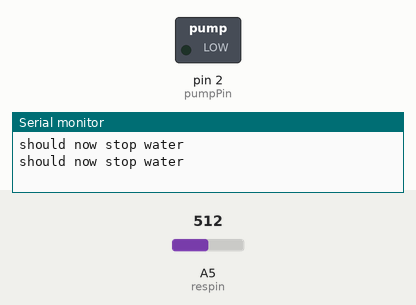
A sketch run on a simulated Arduino Uno, built with avr-gcc and run on an emulated ATmega328P. Shown: switched loads named in the sketch (green lamp = pin HIGH), the last lines printed to the serial monitor. The inputs (shaded band) are chosen by the test bench; at power-on: A5 (respin) = 512.

Above: at 1.8 s.
1.9 s: A5 (respin) set to 314
3.4 s: A5 (respin) set to 288
At 4.8 s:
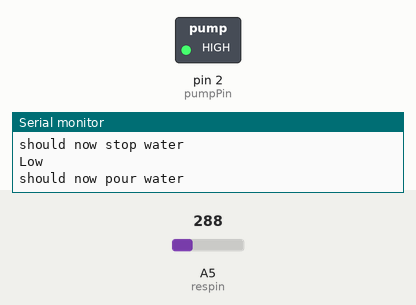
5.5 s: A5 (respin) set to 306
At 6.3 s:
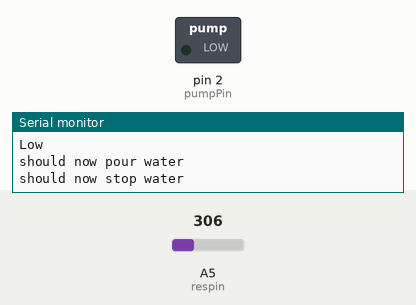
7.5 s: A5 (respin) set to 290
At 9.1 s:
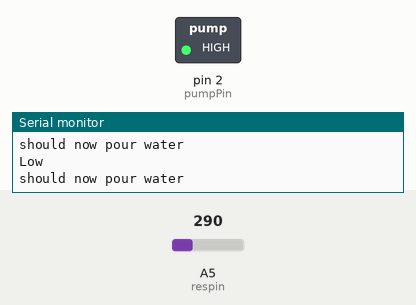
Timing chart, 0 to 10.5 s (numbered marks = the images above; inputs shaded):
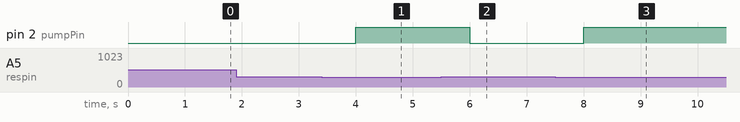

Measured:
- the behaviour switches between 301 and 300 on A5 (respin) (found by bisection; images 0 and 1)
- after the input at 3.4 s, pin 2 (pumpPin): LOW → HIGH after 0.60 s
- after the input at 5.5 s, pin 2 (pumpPin): HIGH → LOW after 0.50 s
- after the input at 7.5 s, pin 2 (pumpPin): LOW → HIGH after 0.50 s

The sketch:

pomp_test.ino
```cpp
int resval = 0;  // holds the value
int respin = A5; // sensor pin used
int pumpPin = 2; //relay pin

void setup() {

  pinMode(pumpPin, OUTPUT);
  Serial.begin(9600);
}

void loop() {

  resval = analogRead(respin); //Read data from analog pin and store it to resval variable

   if (resval>100 && resval<=300){
   Serial.println("Low ");
   Serial.println("should now pour water");

   digitalWrite(pumpPin, HIGH);
   }
   else{
   digitalWrite(pumpPin, LOW);
    Serial.println("should now stop water");

   }

   delay(1000); // each 1 secound

    // digitalWrite(pumpPin, HIGH);
    // Serial.println("in the loop");
    // Serial.println("should now pour water");
    // delay(3000); // Pump runnig time (3 second)
    // digitalWrite(pumpPin, LOW);
    // Serial.println("should now stop water");
    // delay(30000); // Pump runnig time (30 second)


}
```
